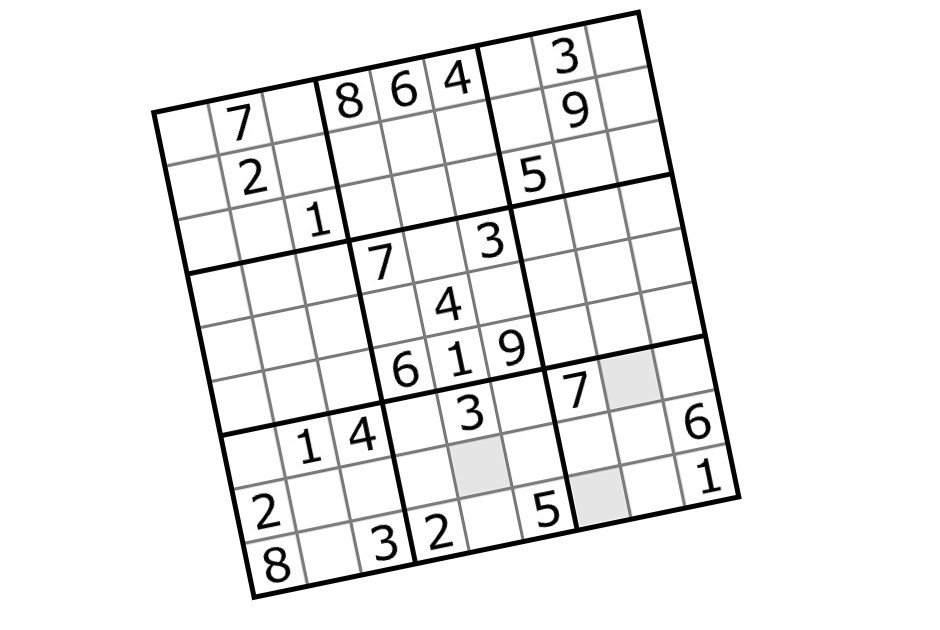
#> input picture src/sudoku2.jpg, 940 x 630 px
$ python logic.py   (Python 2 division)   (older library calls are emulated)
#> lines starting #> are read from the running program, lines starting #| are printed output that depends on the picture; after the words box and inside, x2 and y2 are one past the last pixel; in counts of white or black regions, pixels touching at a corner belong together
'''abandoned class'''

import numpy as np
import cv2
import json

import helper

pic = 'sudoku2.jpg'

img_raw = cv2.imread(pic, cv2.IMREAD_COLOR)
#> img_raw is the input picture: shape (630, 940, 3); min 0, max 255, mean 238.7

# get binary image
img_gray = cv2.cvtColor(img_raw, cv2.COLOR_RGB2GRAY)
thresh, img_bw = cv2.threshold(img_gray, 127, 255,
                               cv2.THRESH_BINARY_INV | cv2.THRESH_OTSU)
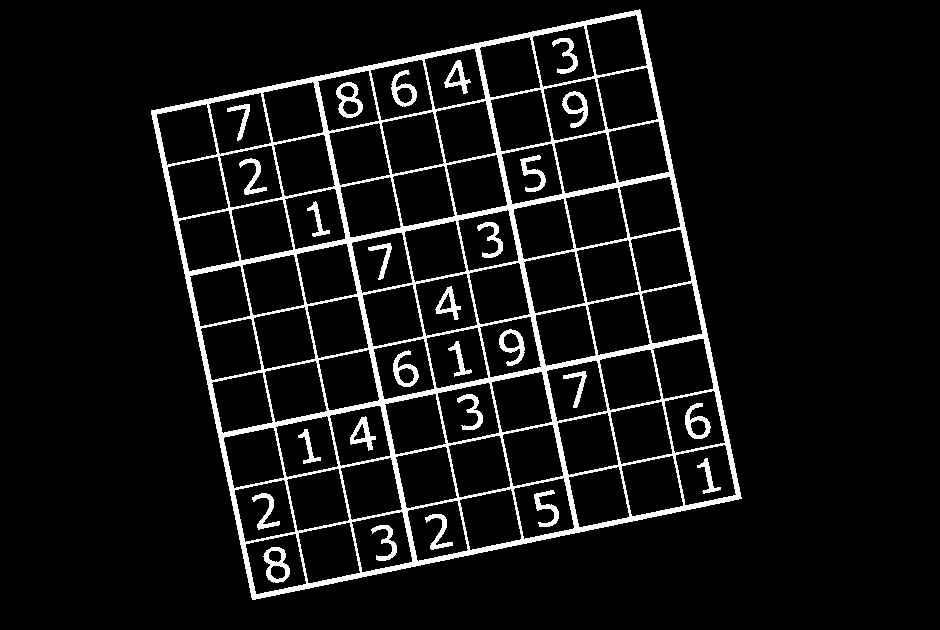
#> img_bw: shape (630, 940); 7.4% white; 27 white regions, largest, box (x1, y1, x2, y2) and area: (151, 9, 742, 600) 35319, (263, 547, 290, 583) 435, (336, 82, 363, 118) 425
#> thresh = 155
# img_bw = cv2.adaptiveThreshold(img_gray, 255,cv2.ADAPTIVE_THRESH_GAUSSIAN_C,cv2.THRESH_BINARY, 13, 15)

# find contours w/ edge detection
img_canny = cv2.Canny(img_gray, 100, 200)
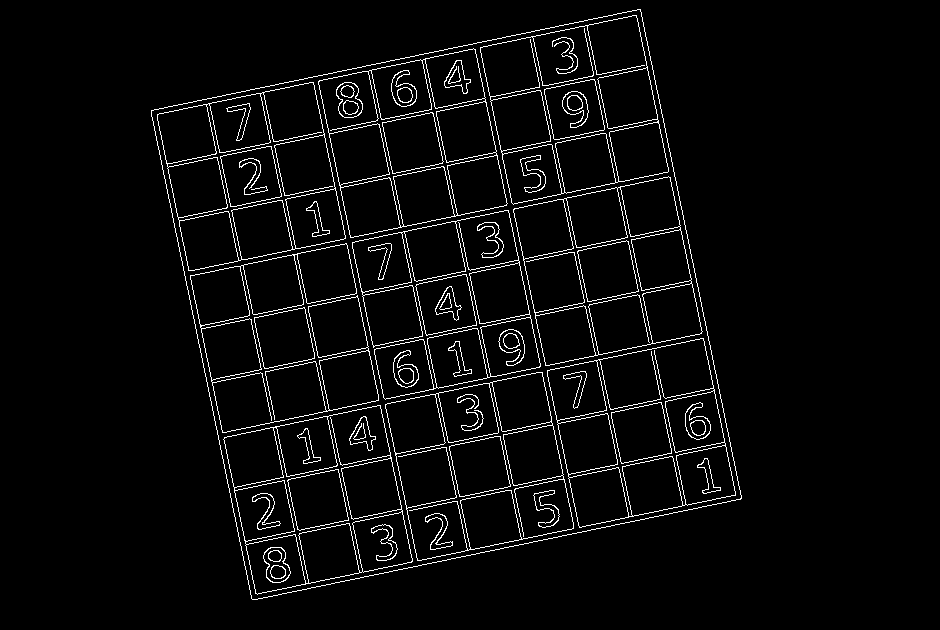
#> img_canny: shape (630, 940); 3.8% white in thin lines or dots, all inside (x1, y1, x2, y2) = (151, 9, 742, 600)
_, contours, hierarchy = cv2.findContours(
    img_canny, cv2.RETR_EXTERNAL, cv2.CHAIN_APPROX_SIMPLE)
#> contours = 1 contour; box (x1, y1, x2, y2) and area: (151, 9, 742, 600) 249988

# simplify the contour and order the vertices in clockwise order
#> (the run stopped early here; a loop or call above may not have finished)

$ run again, with src/sudoku.jpg copied over src/sudoku2.jpg
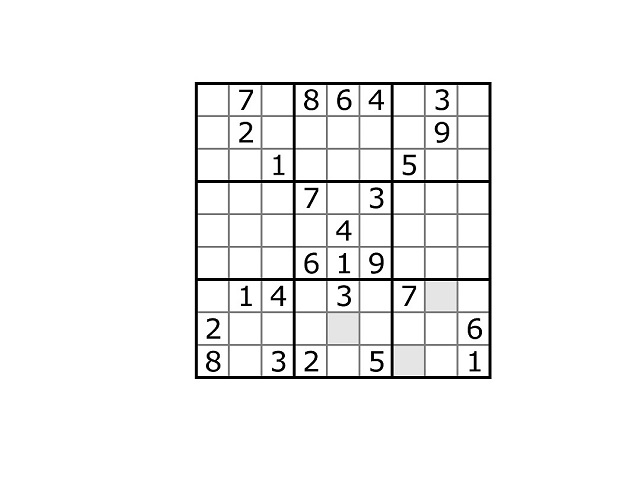
#> input picture src/sudoku.jpg, 641 x 480 px
#> img_raw is the input picture: shape (480, 641, 3); min 0, max 255, mean 243.8
#> `thresh, img_bw = cv2.threshold(img_gray, 127, 255, cv2.THRESH_BINARY_I..`:
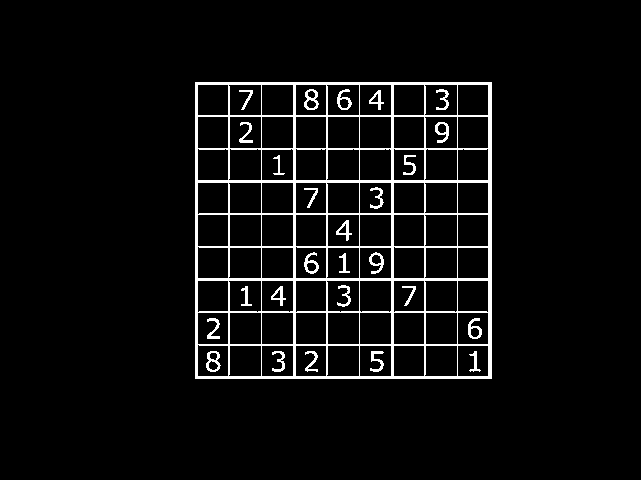
#> img_bw: shape (480, 641); 5.2% white; 27 white regions, largest, box (x1, y1, x2, y2) and area: (195, 82, 492, 379) 13081, (304, 89, 319, 110) 152, (206, 351, 221, 372) 149
#> thresh = 155
#> `img_canny = cv2.Canny(img_gray, 100, 200)`:
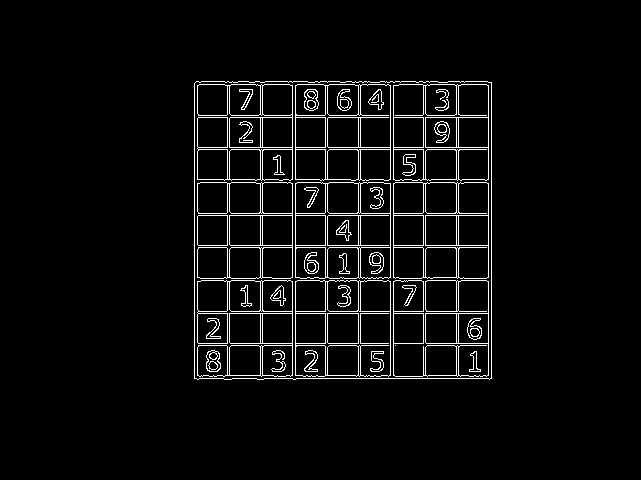
#> img_canny: shape (480, 641); 4.3% white in thin lines or dots, all inside (x1, y1, x2, y2) = (194, 81, 492, 380)
#> contours = 1 contour; box (x1, y1, x2, y2) and area: (194, 81, 492, 380) 88138
